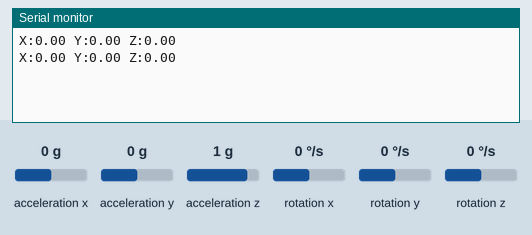
Recording of a sketch running on a simulated Arduino Uno, built with avr-gcc and run on an emulated ATmega328P. On the bench: the last lines printed to the serial monitor. The test bench sets the inputs (shaded band); at power-on: acceleration x 0 g, acceleration y 0 g, acceleration z 1 g, rotation z 0 °/s, rotation x 0 °/s, rotation y 0 °/s.

Above: at 2.0 s.
2.1 s: acceleration x set to -1.4 g
At 3.4 s:
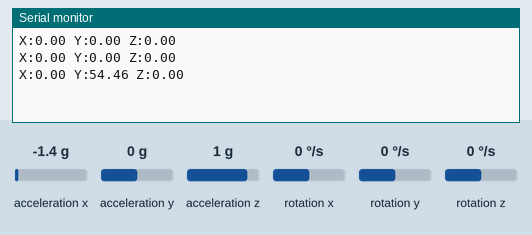
3.6 s: acceleration y set to -1.4 g
At 4.4 s:
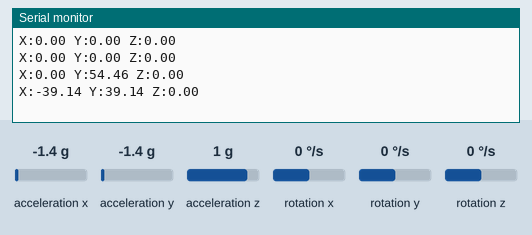
5.1 s: acceleration z set to -1.4 g
At 6.2 s:
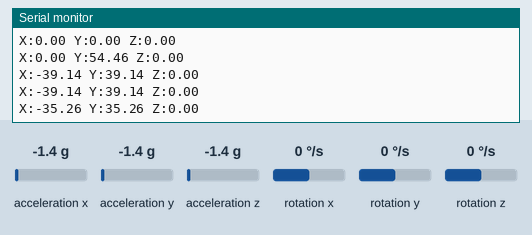
6.6 s: rotation z set to -192 °/s
At 7.6 s:
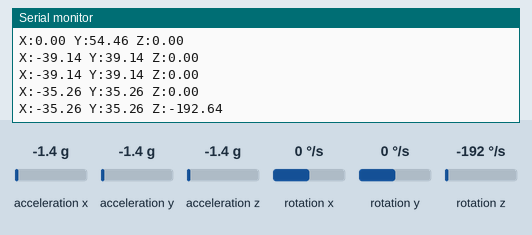
Timing chart, 0 to 9.1 s (numbered marks = the images above; inputs shaded):
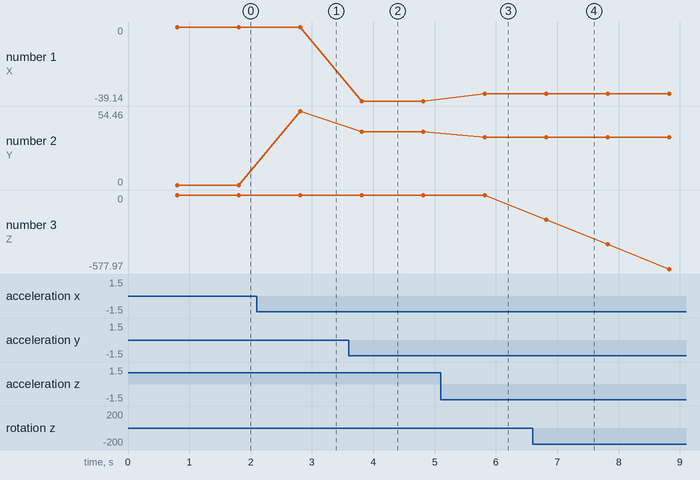

The sketch:

TestIMUArduinoUNO.ino
```cpp
#include <MeMCore.h>
#include <Arduino.h>
#include <Wire.h>
#include <SoftwareSerial.h>

MeGyro gyro;
void setup() {
  // put your setup code here, to run once:
  Serial.begin(9600);
  gyro.begin();
}

void loop() {
  // put your main code here, to run repeatedly:
  gyro.update();
  Serial.read();
  Serial.print("X:");
  Serial.print(gyro.getAngleX());
  Serial.print(" Y:");
  Serial.print(gyro.getAngleY());
  Serial.print(" Z:");
  Serial.println(gyro.getAngleZ());
  delay(1000);
}
```

Measured:
- after the input at 2.1 s, the serial monitor: prints a new line after 0.71 s (image 1)
- after the input at 3.6 s, the serial monitor: prints a new line after 0.21 s (image 2)
- after the input at 5.1 s, the serial monitor: prints a new line after 0.72 s (image 3)
- after the input at 6.6 s, the serial monitor: prints a new line after 0.22 s (image 4)
- plotted number 1: 0 → -39.14 after the input at 3.6 s, -39.14 → -35.26 after the input at 5.1 s
- plotted number 2: 0 → 54.46 after the input at 2.1 s, 54.46 → 39.14 after the input at 3.6 s, 39.14 → 35.26 after the input at 5.1 s
- plotted number 3: 0 → -577.97 after the input at 6.6 s
